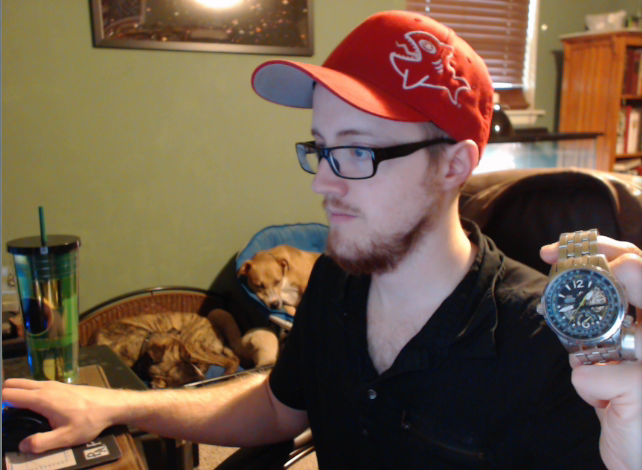
#> input picture img/opencv-canny-edge-detection.png, 642 x 470 px
$ python cannyedgedetection.py
#> lines starting #> are read from the running program, lines starting #| are printed output that depends on the picture; after the words box and inside, x2 and y2 are one past the last pixel; in counts of white or black regions, pixels touching at a corner belong together
import cv2
import numpy as np

img = cv2.imread('img/opencv-canny-edge-detection.png')
#> img is the input picture: shape (470, 642, 3); mean B, G, R 71.3, 90.8, 113
hsv_img = cv2.cvtColor(img, cv2.COLOR_BGR2HSV)
#> hsv_img: shape (470, 642, 3); mean H, S, V 60.2, 107.8, 116.2

lower_red = np.array([30, 150, 50])
upper_red = np.array([255, 255, 180])

mask = cv2.inRange(hsv_img, lowerb=lower_red, upperb=upper_red)
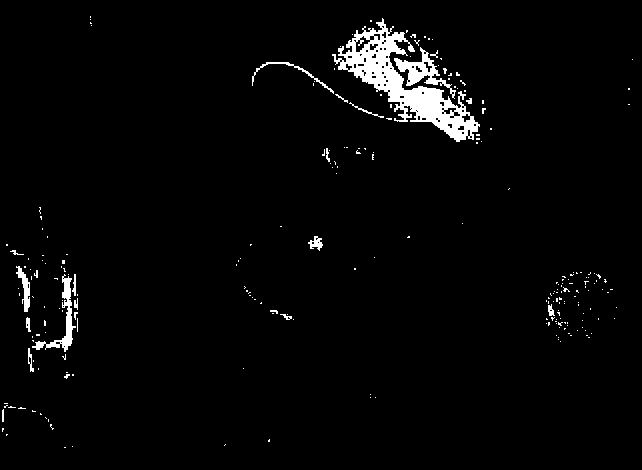
#> mask: shape (470, 642); 2.8% white; 233 white regions (213 under 20 px), largest, box (x1, y1, x2, y2) and area: (332, 18, 480, 142) 4998, (394, 47, 456, 99) 818, (32, 274, 76, 352) 670
res = cv2.bitwise_and(img, img, mask=mask)
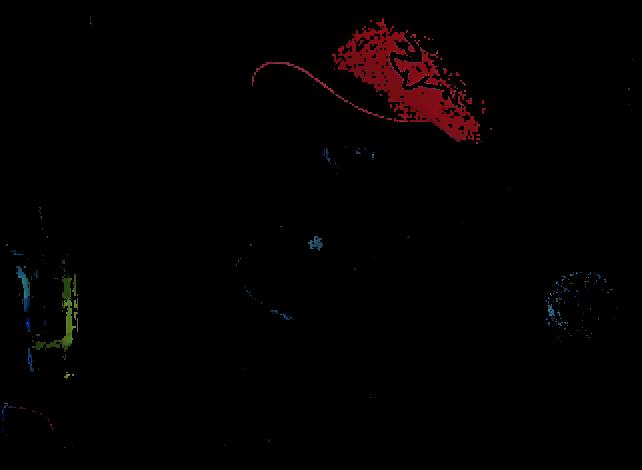
#> res: shape (470, 642, 3); mean B, G, R 1, 0.9, 3

gray_img = cv2.cvtColor(img, cv2.COLOR_BGR2GRAY)
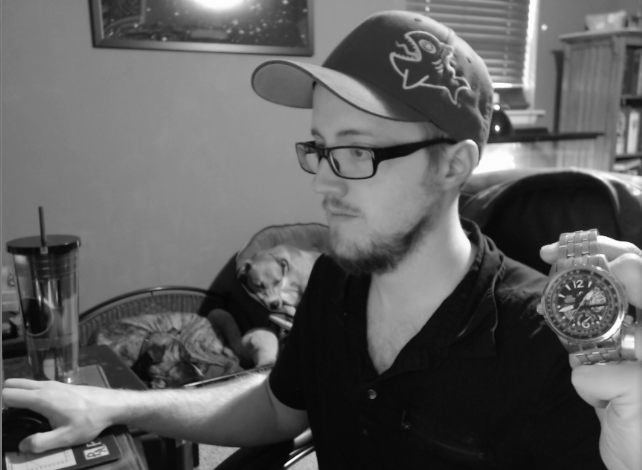
#> gray_img: shape (470, 642); min 5, max 254, mean 95.2

median = np.median(gray_img)
#> median = 110
sigma = 0.33
lower_threshold = int(max([0, (1 - sigma) * median]))
#> lower_threshold = 73
upper_threshold = int(min([255, (1 + sigma) * median]))
#> upper_threshold = 146
print("lower_threshold = " + str(lower_threshold))
#| lower_threshold = 73
print("upper_threshold = " + str(upper_threshold))
#| upper_threshold = 146

canny_edge = cv2.Canny(img, lower_threshold, upper_threshold)
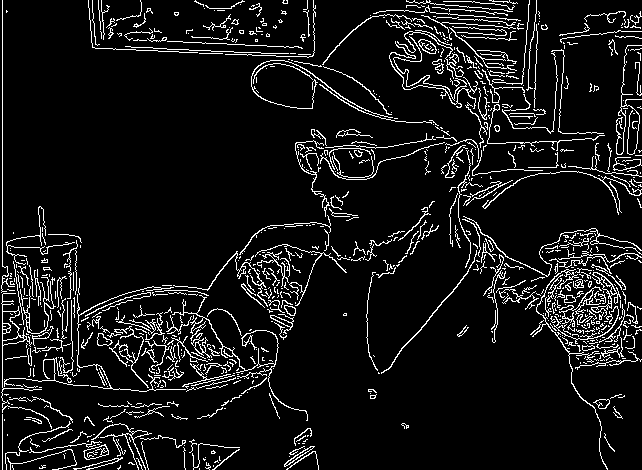
#> canny_edge: shape (470, 642); 8.3% white in thin lines or dots

cv2.imshow('orig', img)
cv2.imshow('hsv', hsv_img)
cv2.imshow('mask', mask)
cv2.imshow('res', res)
cv2.imshow('canny_edge', canny_edge)

cv2.waitKey(0)
cv2.destroyAllWindows()
